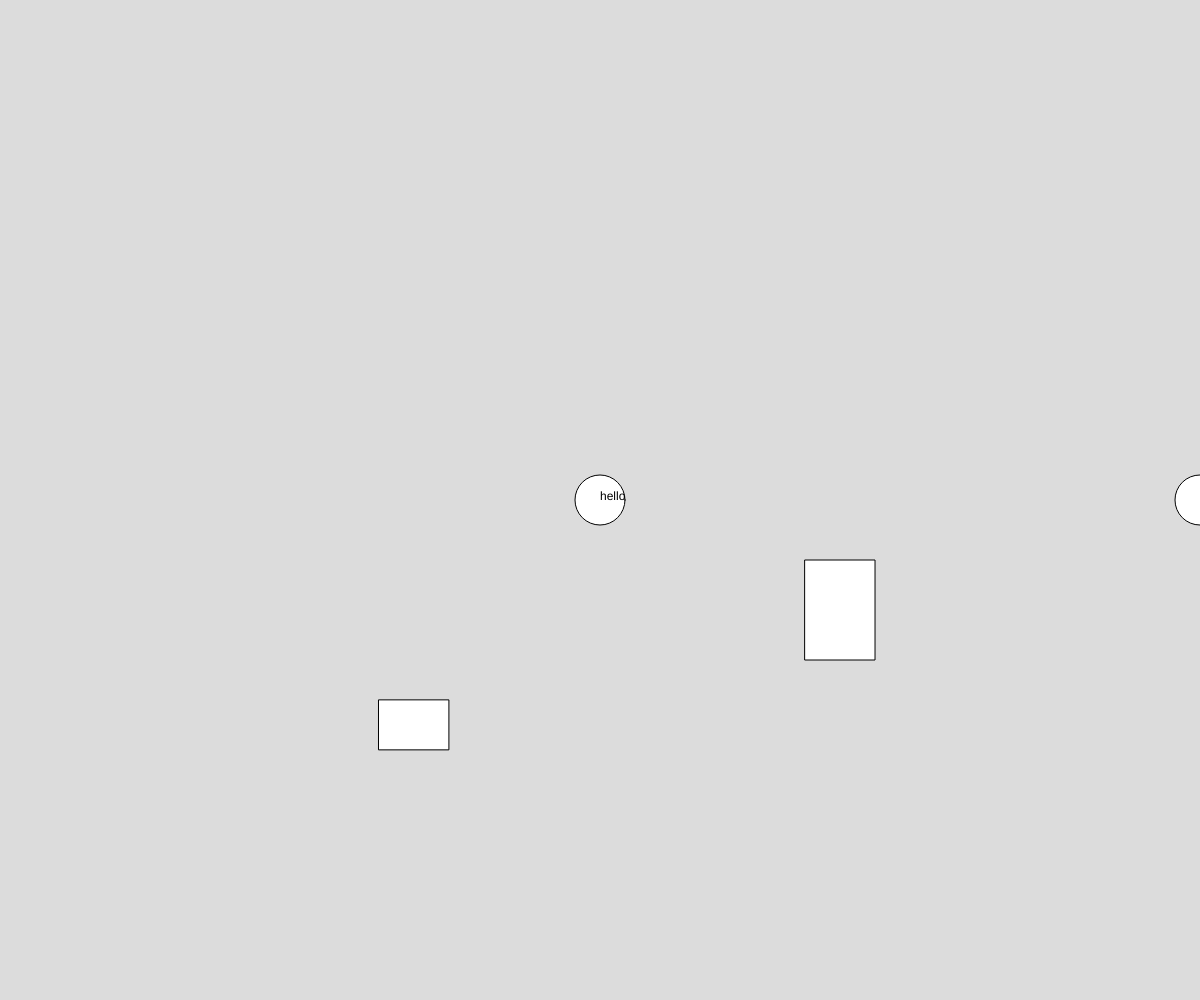
Frame 1 (no input)
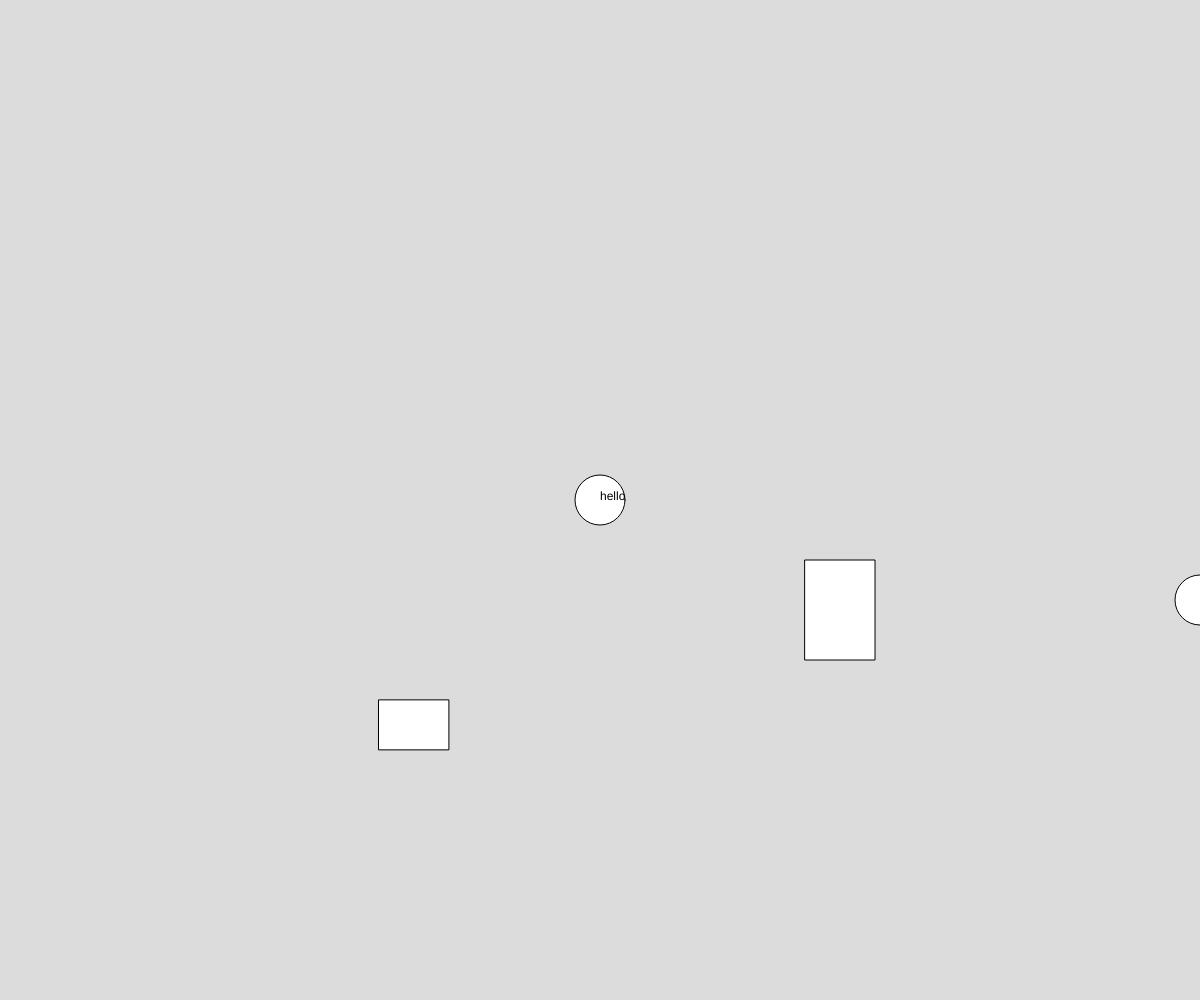
Frame 60 (no input)
Frame 120 (the mouse pressed at the canvas centre since frame 60): identical to frame 60, image omitted

The p5.js sketch that drew these frames (run headless with seeded random() and noise() and a simulated clock; from frame 60 on, the mouse is pressed at the canvas centre):

// p5.js sketch
// ── sketch.js
// Project Title
// Your Name
// Date
//
// Extra for Experts:
// - describe what you did to take this project "above and beyond"

let character;
let screen = 0;
let NPCs = [];
let testO;
let obstacles = [];

function setup() {
  createCanvas(windowWidth, windowHeight);
  character = new MC(width, height / 2);
  NPCs.push(new NPC(width / 2, height / 2, ["hello"]));
  NPCs.push(new NPC(width / 2, height / 2, ["talk"]));
  NPCs.push(new NPC(width / 2, height / 2, ["jane"]));
  NPCs.push(new NPC(width / 2, height / 2, ["kay"]));
  NPCs.push(new NPC(width / 2, height / 2, ["milo"]));
  NPCs.push(new NPC(width / 2, height / 2, ["jack"]));
  NPCs.push(new NPC(width / 2, height / 2, ["jhon"]));
  NPCs.push(new NPC(width / 2, height / 2, ["ahhhh"]));
  NPCs.push(new NPC(width / 2, height / 2, ["no"]));
  NPCs.push(new NPC(width / 2, height / 2, ["father"]));
  NPCs.push(new NPC(width / 2, height / 2, ["dand"])); //make more npc to stop from crashing
  o1a = new Obstacle(random(width*0.20,width*0.90), height / 2 + 110, 70, 100);
  o1b = new Obstacle(random(width*0.20,width*0.90), random(height/2,height*0.80), 70, 50);
  obstacles.push([o1a,o1b],[o1a]);
}

function draw() {
  background(220);
  character.display();
  character.move();
  NPCs[screen].display();
  NPCs[screen].talk();
  for(let o of obstacles [screen]){
    o.display();
  }

}

function keyPressed() {
  character.jump();
}

class MC {
  constructor(x, y) {
    this.position = createVector(x, y);
    this.vel = createVector(0, 0);
    this.size = 50;
    this.jumps = 0;
  }

  display() {
    circle(this.position.x, this.position.y, this.size);
  }

  move() {
    if (keyIsDown(LEFT_ARROW) === true) {
      this.position.x -= 6;
      if (this.position.x < 0) {
        if (screen === 0 || screen === 10) { //10 max number of screen also i can change this later
          this.position.x += 6;
        }
        else {
          this.position.x = width;
          screen--;
        }
      }
    }
    if (keyIsDown(RIGHT_ARROW) === true) {
      this.position.x += 6;
      if (this.position.x > width) {
        if (screen > 9) { //10 max number of screen also i can change this later
          this.position.x -= 6;
        }
        else {
          this.position.x = 0;
          screen++;
        }
      }
    }

    this.position.add(this.vel);
    this.vel.add(0, 0.5);
    if (this.position.y >= 600) {
      this.position.y = 600;
      this.vel.y = 0;
      this.jumps = 0;
    }
    this.checkObs();
  }

  checkObs() {
    //left and right
    let left = this.position.x - this.size / 2;
    let right = this.position.x + this.size / 2;
    let bottom = this.position.y + this.size / 2;
    for (let o of obstacles[screen]) {
      print(right, o.left, o.right, o.top, bottom);
      if (bottom > o.top + 20) {
        if (right > o.left && right < o.right) {
          this.position.x -= 6;
        }
        else if (left < o.right && left > o.left) {
          this.position.x += 6;
        }
      }
      else if (this.vel.y >= 0 && bottom > o.top && right > o.left && left < o.right) {
        this.position.y = o.top - this.size / 2;
        this.vel.y = +0;
        this.jumps = 0;
      }


    }
  }
  jump() {
    if (keyIsDown(32) === true && this.jumps < 2) {
      this.vel.y = -8;
      this.jumps++;
    }

  }


}

class NPC {
  constructor(x, y, script) {
    this.position = createVector(x, y);
    this.size = 50;
    this.lines = script;
    this.currentLine = 0;
  }
  display() {
    circle(this.position.x, this.position.y, this.size);
  }

  talk() {
    text(this.lines[this.currentLine], this.position.x, this.position.y);
  }
}

class Obstacle {
  constructor(x, y, w, h) {
    this.x = x;
    this.y = y;
    this.w = w;
    this.h = h;
    this.top = this.y - this.h / 2;
    this.bottom = this.y + this.h / 2;
    this.left = this.x - this.w / 2;
    this.right = this.x + this.w / 2;
  }

  display() {
    rectMode(CENTER);
    rect(this.x, this.y, this.w, this.h);
  }
}
